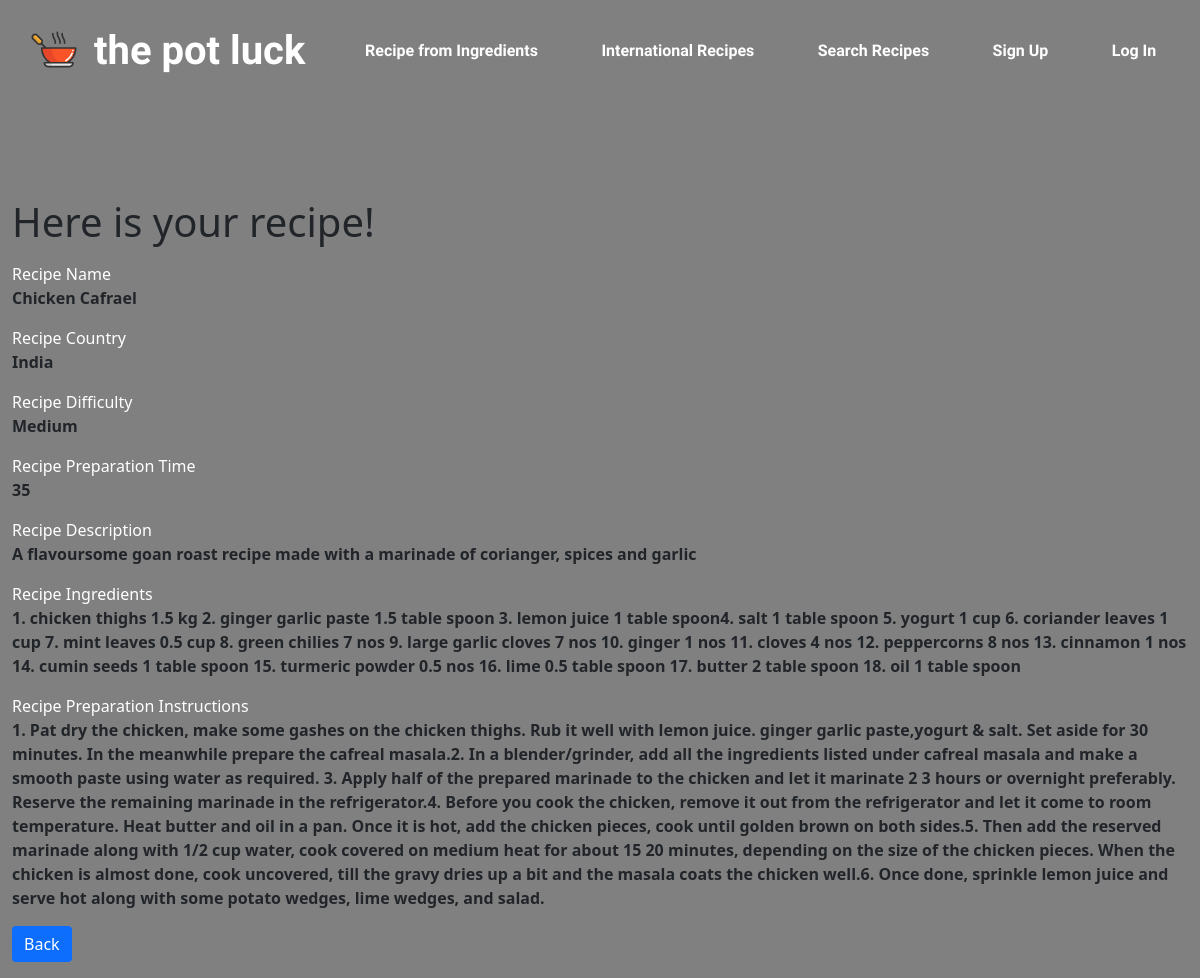
Screenshot of /recipeview.php?rec_name=Chicken Cafrael with the database file from the repository.
### tables this page shows
CREATE TABLE `recipes` (
  `rec_id` int(11) NOT NULL,
  `rec_name` varchar(50) NOT NULL,
  `rec_country` varchar(50) NOT NULL,
  `rec_difficulty` varchar(50) NOT NULL,
  `rec_prep_time` varchar(50) NOT NULL,
  `rec_added_by` varchar(50) NOT NULL,
  `rec_added_date` datetime DEFAULT current_timestamp(),
  `rec_desc` mediumtext NOT NULL,
  `rec_ing` mediumtext NOT NULL,
  `rec_prep` mediumtext NOT NULL
);

### recipeview.php (the view, shortened to what this page needs)
<?php
if(isset($_GET["rec_name"]) && !empty(trim($_GET["rec_name"]))){
    require_once "config.php";
    $sql = "SELECT * FROM recipes WHERE rec_name = ?";
    if($stmt = mysqli_prepare($connection, $sql)){
        mysqli_stmt_bind_param($stmt, "s", $param_rec_name);
        if(mysqli_stmt_execute($stmt)){
            $result = mysqli_stmt_get_result($stmt);
            if(mysqli_num_rows($result) == 1){
                $row = mysqli_fetch_array($result, MYSQLI_ASSOC);
            } else{
                header("location: error.php");
                exit();
            }
        } else{
            echo "Oops! Something went wrong. Please try again later.";
        }
    }
} else{
    header("location: error.php");
    exit();
}
?>
<!DOCTYPE html>
<html lang="en">
<head>
    <link href="https://cdn.jsdelivr.net/npm/bootstrap@5.1.3/dist/css/bootstrap.min.css" rel="stylesheet"
>
    <link rel="stylesheet" href="styles/page.css">
</head>
<body>
  <nav class="navbar fixed-top navbar-dark navbar-expand-sm justify-content-between">
<div class="container-fluid">
    <nav class="navbar navbar-dark">
        <div class="container-fluid">
            <a class="navbar-brand" href="index.php">
                <img src="images/logo.svg" alt="logo" width="60" height="45"
                    class="d-inline-block align-text-top">
                the pot luck
            </a>
        </div>
    </nav>
    <div class="collapse navbar-collapse" id="navbarSupportedContent">
        <ul class="navbar-nav nav-fill w-100">
            <li class="nav-item text-center" id="search-btn">
                            <a style="color:white;" href="ingredients.php" class="nav-link" data-toggle="modal" data-target="ingredeints.php"><span
                                    class="d-none d-sm-inline d-xl-block px-1 fw-bolder">Recipe from Ingredients
                                    </span></a>
                <li class="nav-item text-center" id="search-btn">
                            <a style="color:white;" href="international.php" class="nav-link" data-toggle="modal" data-target="international.php"><span
                                    class="d-none d-sm-inline d-xl-block px-1 fw-bolder">International Recipes
                                    </span></a>
                    <li class="nav-item text-center" id="search-btn">
                            <a style="color:white;" href="search.php" class="nav-link" data-toggle="modal" data-target="search.php"><span
                                    class="d-none d-sm-inline d-xl-block px-1 fw-bolder">Search Recipes
                                    </span></a>
                        <li class="nav-item text-center" id="signup-btn">
                            <a style="color:white;" href="signup.php" class="nav-link" data-toggle="modal" data-target="signup.php"><span
                                    class="d-none d-sm-inline d-xl-block px-1 fw-bolder">Sign
                                    Up</span></a>
                        </li>
                        <li class="nav-item text-center" id="login-btn">
                            <a style="color:white;" href="login.php" class="nav-link" data-toggle="modal" data-target="#"><span
                                    class="d-none d-sm-inline d-xl-block px-1 fw-bolder">Log In</span></a>
                        </li>
                </div>
            </nav>
    <div class="wrapper">
        <div class="container-fluid">
            <div class="row">
                <div class="col-md-12">
                    <h1 class="mt-5 mb-3" >Here is your recipe!</h1>
                    <div class="form-group">
                        <label style="color:white;">Recipe Name</label>
                        <p><b><?php echo $row["rec_name"]; ?></b></p>
                    </div>
                    <div class="form-group">
                        <label style="color:white;">Recipe Country</label>
                        <p><b><?php echo $row["rec_country"]; ?></b></p>
                    </div>
                    <div class="form-group">
                        <label style="color:white;">Recipe Difficulty</label>
                        <p><b><?php echo $row["rec_difficulty"]; ?></b></p>
                    </div>
                    <div class="form-group">
                        <label style="color:white;">Recipe Preparation Time </label>
                        <p><b><?php echo $row["rec_prep_time"]; ?></b></p>
                    </div>
                    <div class="form-group">
                        <label style="color:white;">Recipe Description</label>
                        <p><b><?php echo $row["rec_desc"]; ?></b></p>
                    </div>
                    <div class="form-group">
                        <label style="color:white;">Recipe Ingredients </label>
                        <p><b><?php echo $row["rec_ing"]; ?></b></p>
                    </div>
                    <div class="form-group">
                        <label style="color:white;">Recipe Preparation Instructions</label>
                        <p><b><?php echo $row["rec_prep"]; ?></b></p>
                    </div>
                    <p><a href="international.php" class="btn btn-primary">Back</a></p>
                </div>
            </div>
        </div>
    </div>
</body>
</html>

### styles/page.css (style rules this page uses)
* { border: 0 !important; }
body { -ms-overflow-style: none; scrollbar-width: none; background-color: grey; padding-top: 150px; }
.navbar-brand { font-size: 40px; font-family: 'Short Stack', cursive; font-weight: bolder; color: white; }
.navbar { font-family: 'Short Stack', cursive; color: white !important; }

### rows the page displays
recipes: rec_name "Chicken Cafrael", rec_country "India", rec_difficulty "Medium", rec_prep_time "35", rec_desc "A flavoursome goan roast recipe made with a marinade of corianger, spices and garlic", rec_ing "1. chicken thighs 1.5 kg 2. ginger garlic paste 1.5 table spoon 3. lemon juice 1 table spoon4. salt 1 table spoon 5. yogurt 1 cup 6. coriander leaves 1 cup 7. mint leaves 0.5 cup 8. green chilies 7 nos 9. large garlic cloves 7 nos 10. ginger 1 nos 11. cloves 4 nos 12. peppercorns 8 nos 13. cinnamon 1 nos 14. cumin seeds 1 table spoon 15. turmeric powder 0.5 nos 16. lime 0.5 table spoon 17. butter 2 table spoon 18. oil 1 table spoon", rec_prep "1. Pat dry the chicken, make some gashes on the chicken thighs. Rub it well with lemon juice. ginger garlic paste,yogurt & salt. Set aside for 30 minutes. In the meanwhile prepare the cafreal masala.2. In a blender/grinder, add all the ingredients listed under cafreal masala and make a smooth paste using water as required. 3. Apply half of the prepared marinade to the chicken and let it marinate 2 3 hours or overnight preferably. Reserve the remaining marinade in the refrigerator.4. Before you cook the chicken, remove it out from the refrigerator and let it come to room temperature. Heat butter and oil in a pan. Once it is hot, add the chicken pieces, cook until golden brown on both…"
